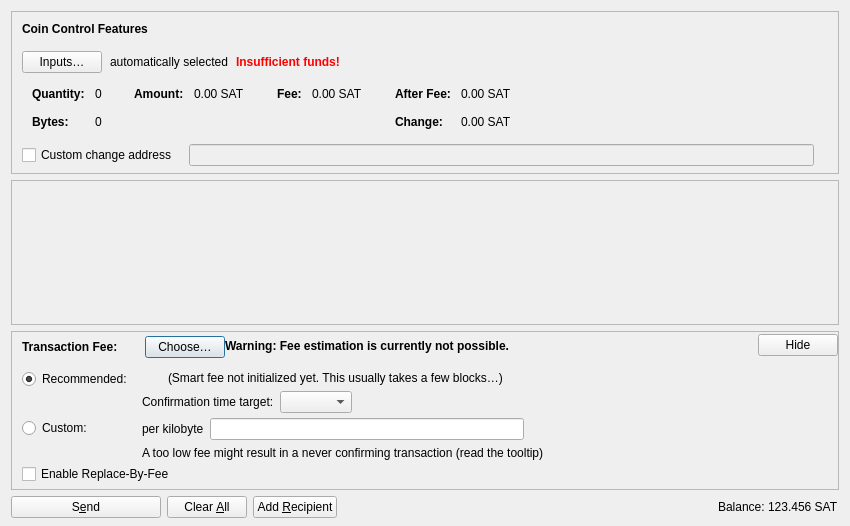
<?xml version="1.0" encoding="UTF-8"?>
<ui version="4.0">
 <class>SendCoinsDialog</class>
 <widget class="QDialog" name="SendCoinsDialog">
  <property name="geometry">
   <rect>
    <x>0</x>
    <y>0</y>
    <width>850</width>
    <height>526</height>
   </rect>
  </property>
  <property name="windowTitle">
   <string>Send Coins</string>
  </property>
  <layout class="QVBoxLayout" name="verticalLayout" stretch="0,1,0,0">
   <property name="bottomMargin">
    <number>8</number>
   </property>
   <item>
    <widget class="QFrame" name="frameCoinControl">
     <property name="sizePolicy">
      <sizepolicy hsizetype="Expanding" vsizetype="Expanding">
       <horstretch>0</horstretch>
       <verstretch>0</verstretch>
      </sizepolicy>
     </property>
     <property name="maximumSize">
      <size>
       <width>16777215</width>
       <height>16777215</height>
      </size>
     </property>
     <property name="frameShape">
      <enum>QFrame::StyledPanel</enum>
     </property>
     <property name="frameShadow">
      <enum>QFrame::Sunken</enum>
     </property>
     <layout class="QVBoxLayout" name="verticalLayoutCoinControl2">
      <property name="spacing">
       <number>0</number>
      </property>
      <property name="leftMargin">
       <number>0</number>
      </property>
      <property name="topMargin">
       <number>0</number>
      </property>
      <property name="rightMargin">
       <number>0</number>
      </property>
      <property name="bottomMargin">
       <number>6</number>
      </property>
      <item>
       <layout class="QVBoxLayout" name="verticalLayoutCoinControl" stretch="0,0,0,0,1">
        <property name="spacing">
         <number>0</number>
        </property>
        <property name="leftMargin">
         <number>10</number>
        </property>
        <property name="topMargin">
         <number>10</number>
        </property>
        <item>
         <layout class="QHBoxLayout" name="horizontalLayoutCoinControl1">
          <property name="bottomMargin">
           <number>15</number>
          </property>
          <item>
           <widget class="QLabel" name="labelCoinControlFeatures">
            <property name="sizePolicy">
             <sizepolicy hsizetype="Preferred" vsizetype="Maximum">
              <horstretch>0</horstretch>
              <verstretch>0</verstretch>
             </sizepolicy>
            </property>
            <property name="font">
             <font>
              <weight>75</weight>
              <bold>true</bold>
             </font>
            </property>
            <property name="styleSheet">
             <string notr="true">font-weight:bold;</string>
            </property>
            <property name="text">
             <string>Coin Control Features</string>
            </property>
           </widget>
          </item>
         </layout>
        </item>
        <item>
         <layout class="QHBoxLayout" name="horizontalLayoutCoinControl2" stretch="0,0,0,0">
          <property name="spacing">
           <number>8</number>
          </property>
          <property name="bottomMargin">
           <number>10</number>
          </property>
          <item>
           <widget class="QPushButton" name="pushButtonCoinControl">
            <property name="styleSheet">
             <string notr="true"/>
            </property>
            <property name="text">
             <string>Inputs…</string>
            </property>
            <property name="autoDefault">
             <bool>false</bool>
            </property>
           </widget>
          </item>
          <item>
           <widget class="QLabel" name="labelCoinControlAutomaticallySelected">
            <property name="text">
             <string>automatically selected</string>
            </property>
            <property name="margin">
             <number>5</number>
            </property>
           </widget>
          </item>
          <item>
           <widget class="QLabel" name="labelCoinControlInsuffFunds">
            <property name="font">
             <font>
              <weight>75</weight>
              <bold>true</bold>
             </font>
            </property>
            <property name="styleSheet">
             <string notr="true">color:red;font-weight:bold;</string>
            </property>
            <property name="text">
             <string>Insufficient funds!</string>
            </property>
            <property name="margin">
             <number>5</number>
            </property>
           </widget>
          </item>
          <item>
           <spacer name="horizontalSpacerCoinControl">
            <property name="orientation">
             <enum>Qt::Horizontal</enum>
            </property>
            <property name="sizeHint" stdset="0">
             <size>
              <width>40</width>
              <height>1</height>
             </size>
            </property>
           </spacer>
          </item>
         </layout>
        </item>
        <item>
         <widget class="QWidget" name="widgetCoinControl" native="true">
          <property name="sizePolicy">
           <sizepolicy hsizetype="Preferred" vsizetype="Preferred">
            <horstretch>0</horstretch>
            <verstretch>0</verstretch>
           </sizepolicy>
          </property>
          <property name="minimumSize">
           <size>
            <width>0</width>
            <height>0</height>
           </size>
          </property>
          <property name="styleSheet">
           <string notr="true"/>
          </property>
          <layout class="QHBoxLayout" name="horizontalLayoutCoinControl5">
           <property name="leftMargin">
            <number>0</number>
           </property>
           <property name="topMargin">
            <number>0</number>
           </property>
           <property name="rightMargin">
            <number>0</number>
           </property>
           <property name="bottomMargin">
            <number>0</number>
           </property>
           <item>
            <layout class="QHBoxLayout" name="horizontalLayoutCoinControl3" stretch="0,0,0,1">
             <property name="spacing">
              <number>20</number>
             </property>
             <property name="topMargin">
              <number>0</number>
             </property>
             <property name="bottomMargin">
              <number>10</number>
             </property>
             <item>
              <layout class="QFormLayout" name="formLayoutCoinControl1">
               <property name="labelAlignment">
                <set>Qt::AlignLeft|Qt::AlignVCenter</set>
               </property>
               <property name="horizontalSpacing">
                <number>10</number>
               </property>
               <property name="verticalSpacing">
                <number>14</number>
               </property>
               <property name="leftMargin">
                <number>10</number>
               </property>
               <property name="topMargin">
                <number>4</number>
               </property>
               <property name="rightMargin">
                <number>6</number>
               </property>
               <item row="0" column="0">
                <widget class="QLabel" name="labelCoinControlQuantityText">
                 <property name="font">
                  <font>
                   <weight>75</weight>
                   <bold>true</bold>
                  </font>
                 </property>
                 <property name="text">
                  <string>Quantity:</string>
                 </property>
                 <property name="margin">
                  <number>0</number>
                 </property>
                </widget>
               </item>
               <item row="0" column="1">
                <widget class="QLabel" name="labelCoinControlQuantity">
                 <property name="cursor">
                  <cursorShape>IBeamCursor</cursorShape>
                 </property>
                 <property name="contextMenuPolicy">
                  <enum>Qt::ActionsContextMenu</enum>
                 </property>
                 <property name="text">
                  <string notr="true">0</string>
                 </property>
                 <property name="margin">
                  <number>0</number>
                 </property>
                 <property name="textInteractionFlags">
                  <set>Qt::LinksAccessibleByMouse|Qt::TextSelectableByKeyboard|Qt::TextSelectableByMouse</set>
                 </property>
                </widget>
               </item>
               <item row="1" column="0">
                <widget class="QLabel" name="labelCoinControlBytesText">
                 <property name="font">
                  <font>
                   <weight>75</weight>
                   <bold>true</bold>
                  </font>
                 </property>
                 <property name="text">
                  <string>Bytes:</string>
                 </property>
                </widget>
               </item>
               <item row="1" column="1">
                <widget class="QLabel" name="labelCoinControlBytes">
                 <property name="cursor">
                  <cursorShape>IBeamCursor</cursorShape>
                 </property>
                 <property name="contextMenuPolicy">
                  <enum>Qt::ActionsContextMenu</enum>
                 </property>
                 <property name="text">
                  <string notr="true">0</string>
                 </property>
                 <property name="textInteractionFlags">
                  <set>Qt::LinksAccessibleByMouse|Qt::TextSelectableByKeyboard|Qt::TextSelectableByMouse</set>
                 </property>
                </widget>
               </item>
              </layout>
             </item>
             <item>
              <layout class="QFormLayout" name="formLayoutCoinControl2">
               <property name="horizontalSpacing">
                <number>10</number>
               </property>
               <property name="verticalSpacing">
                <number>14</number>
               </property>
               <property name="leftMargin">
                <number>6</number>
               </property>
               <property name="topMargin">
                <number>4</number>
               </property>
               <property name="rightMargin">
                <number>6</number>
               </property>
               <item row="0" column="0">
                <widget class="QLabel" name="labelCoinControlAmountText">
                 <property name="font">
                  <font>
                   <weight>75</weight>
                   <bold>true</bold>
                  </font>
                 </property>
                 <property name="text">
                  <string>Amount:</string>
                 </property>
                 <property name="margin">
                  <number>0</number>
                 </property>
                </widget>
               </item>
               <item row="0" column="1">
                <widget class="QLabel" name="labelCoinControlAmount">
                 <property name="cursor">
                  <cursorShape>IBeamCursor</cursorShape>
                 </property>
                 <property name="contextMenuPolicy">
                  <enum>Qt::ActionsContextMenu</enum>
                 </property>
                 <property name="text">
                  <string notr="true">0.00 SAT</string>
                 </property>
                 <property name="textInteractionFlags">
                  <set>Qt::LinksAccessibleByMouse|Qt::TextSelectableByKeyboard|Qt::TextSelectableByMouse</set>
                 </property>
                </widget>
               </item>
              </layout>
             </item>
             <item>
              <layout class="QFormLayout" name="formLayoutCoinControl3">
               <property name="horizontalSpacing">
                <number>10</number>
               </property>
               <property name="verticalSpacing">
                <number>14</number>
               </property>
               <property name="leftMargin">
                <number>6</number>
               </property>
               <property name="topMargin">
                <number>4</number>
               </property>
               <property name="rightMargin">
                <number>6</number>
               </property>
               <item row="0" column="0">
                <widget class="QLabel" name="labelCoinControlFeeText">
                 <property name="font">
                  <font>
                   <weight>75</weight>
                   <bold>true</bold>
                  </font>
                 </property>
                 <property name="text">
                  <string>Fee:</string>
                 </property>
                 <property name="margin">
                  <number>0</number>
                 </property>
                </widget>
               </item>
               <item row="0" column="1">
                <widget class="QLabel" name="labelCoinControlFee">
                 <property name="cursor">
                  <cursorShape>IBeamCursor</cursorShape>
                 </property>
                 <property name="contextMenuPolicy">
                  <enum>Qt::ActionsContextMenu</enum>
                 </property>
                 <property name="text">
                  <string notr="true">0.00 SAT</string>
                 </property>
                 <property name="textInteractionFlags">
                  <set>Qt::LinksAccessibleByMouse|Qt::TextSelectableByKeyboard|Qt::TextSelectableByMouse</set>
                 </property>
                </widget>
               </item>
              </layout>
             </item>
             <item>
              <layout class="QFormLayout" name="formLayoutCoinControl4">
               <property name="labelAlignment">
                <set>Qt::AlignLeft|Qt::AlignVCenter</set>
               </property>
               <property name="horizontalSpacing">
                <number>10</number>
               </property>
               <property name="verticalSpacing">
                <number>14</number>
               </property>
               <property name="leftMargin">
                <number>6</number>
               </property>
               <property name="topMargin">
                <number>4</number>
               </property>
               <property name="rightMargin">
                <number>6</number>
               </property>
               <item row="0" column="0">
                <widget class="QLabel" name="labelCoinControlAfterFeeText">
                 <property name="font">
                  <font>
                   <weight>75</weight>
                   <bold>true</bold>
                  </font>
                 </property>
                 <property name="text">
                  <string>After Fee:</string>
                 </property>
                 <property name="margin">
                  <number>0</number>
                 </property>
                </widget>
               </item>
               <item row="0" column="1">
                <widget class="QLabel" name="labelCoinControlAfterFee">
                 <property name="cursor">
                  <cursorShape>IBeamCursor</cursorShape>
                 </property>
                 <property name="contextMenuPolicy">
                  <enum>Qt::ActionsContextMenu</enum>
                 </property>
                 <property name="text">
                  <string notr="true">0.00 SAT</string>
                 </property>
                 <property name="textInteractionFlags">
                  <set>Qt::LinksAccessibleByMouse|Qt::TextSelectableByKeyboard|Qt::TextSelectableByMouse</set>
                 </property>
                </widget>
               </item>
               <item row="1" column="0">
                <widget class="QLabel" name="labelCoinControlChangeText">
                 <property name="font">
                  <font>
                   <weight>75</weight>
                   <bold>true</bold>
                  </font>
                 </property>
                 <property name="text">
                  <string>Change:</string>
                 </property>
                </widget>
               </item>
               <item row="1" column="1">
                <widget class="QLabel" name="labelCoinControlChange">
                 <property name="cursor">
                  <cursorShape>IBeamCursor</cursorShape>
                 </property>
                 <property name="contextMenuPolicy">
                  <enum>Qt::ActionsContextMenu</enum>
                 </property>
                 <property name="text">
                  <string notr="true">0.00 SAT</string>
                 </property>
                 <property name="textInteractionFlags">
                  <set>Qt::LinksAccessibleByMouse|Qt::TextSelectableByKeyboard|Qt::TextSelectableByMouse</set>
                 </property>
                </widget>
               </item>
              </layout>
             </item>
            </layout>
           </item>
          </layout>
         </widget>
        </item>
        <item>
         <layout class="QHBoxLayout" name="horizontalLayoutCoinControl4" stretch="0,0,0">
          <property name="spacing">
           <number>12</number>
          </property>
          <property name="sizeConstraint">
           <enum>QLayout::SetDefaultConstraint</enum>
          </property>
          <property name="topMargin">
           <number>5</number>
          </property>
          <property name="rightMargin">
           <number>5</number>
          </property>
          <item>
           <widget class="QCheckBox" name="checkBoxCoinControlChange">
            <property name="toolTip">
             <string>If this is activated, but the change address is empty or invalid, change will be sent to a newly generated address.</string>
            </property>
            <property name="text">
             <string>Custom change address</string>
            </property>
           </widget>
          </item>
          <item>
           <widget class="QValidatedLineEdit" name="lineEditCoinControlChange">
            <property name="enabled">
             <bool>false</bool>
            </property>
            <property name="sizePolicy">
             <sizepolicy hsizetype="Expanding" vsizetype="Fixed">
              <horstretch>0</horstretch>
              <verstretch>0</verstretch>
             </sizepolicy>
            </property>
           </widget>
          </item>
          <item>
           <widget class="QLabel" name="labelCoinControlChangeLabel">
            <property name="sizePolicy">
             <sizepolicy hsizetype="Preferred" vsizetype="Expanding">
              <horstretch>0</horstretch>
              <verstretch>0</verstretch>
             </sizepolicy>
            </property>
            <property name="minimumSize">
             <size>
              <width>0</width>
              <height>0</height>
             </size>
            </property>
            <property name="text">
             <string/>
            </property>
            <property name="margin">
             <number>3</number>
            </property>
           </widget>
          </item>
         </layout>
        </item>
        <item>
         <spacer name="verticalSpacerCoinControl">
          <property name="orientation">
           <enum>Qt::Vertical</enum>
          </property>
          <property name="sizeHint" stdset="0">
           <size>
            <width>800</width>
            <height>1</height>
           </size>
          </property>
         </spacer>
        </item>
       </layout>
      </item>
     </layout>
    </widget>
   </item>
   <item>
    <widget class="QScrollArea" name="scrollArea">
     <property name="widgetResizable">
      <bool>true</bool>
     </property>
     <widget class="QWidget" name="scrollAreaWidgetContents">
      <property name="geometry">
       <rect>
        <x>0</x>
        <y>0</y>
        <width>830</width>
        <height>104</height>
       </rect>
      </property>
      <layout class="QVBoxLayout" name="verticalLayout_2" stretch="0,1">
       <property name="leftMargin">
        <number>0</number>
       </property>
       <property name="topMargin">
        <number>0</number>
       </property>
       <property name="rightMargin">
        <number>0</number>
       </property>
       <property name="bottomMargin">
        <number>0</number>
       </property>
       <item>
        <layout class="QVBoxLayout" name="entries">
         <property name="spacing">
          <number>6</number>
         </property>
        </layout>
       </item>
       <item>
        <spacer name="verticalSpacer">
         <property name="orientation">
          <enum>Qt::Vertical</enum>
         </property>
         <property name="sizeHint" stdset="0">
          <size>
           <width>20</width>
           <height>40</height>
          </size>
         </property>
        </spacer>
       </item>
      </layout>
     </widget>
    </widget>
   </item>
   <item>
    <widget class="QFrame" name="frameFee">
     <property name="sizePolicy">
      <sizepolicy hsizetype="Expanding" vsizetype="Expanding">
       <horstretch>0</horstretch>
       <verstretch>0</verstretch>
      </sizepolicy>
     </property>
     <property name="maximumSize">
      <size>
       <width>16777215</width>
       <height>16777215</height>
      </size>
     </property>
     <property name="frameShape">
      <enum>QFrame::StyledPanel</enum>
     </property>
     <property name="frameShadow">
      <enum>QFrame::Sunken</enum>
     </property>
     <layout class="QVBoxLayout" name="verticalLayoutFee1">
      <property name="spacing">
       <number>0</number>
      </property>
      <property name="leftMargin">
       <number>0</number>
      </property>
      <property name="topMargin">
       <number>0</number>
      </property>
      <property name="rightMargin">
       <number>0</number>
      </property>
      <property name="bottomMargin">
       <number>0</number>
      </property>
      <item>
       <layout class="QVBoxLayout" name="verticalLayoutFee2" stretch="0,0,0">
        <property name="spacing">
         <number>0</number>
        </property>
        <property name="leftMargin">
         <number>10</number>
        </property>
        <property name="topMargin">
         <number>0</number>
        </property>
        <item>
         <layout class="QHBoxLayout" name="horizontalLayoutFee1">
          <property name="bottomMargin">
           <number>0</number>
          </property>
          <item>
           <layout class="QVBoxLayout" name="verticalLayoutFee7">
            <property name="spacing">
             <number>0</number>
            </property>
            <item>
             <spacer name="verticalSpacerSmartFee">
              <property name="orientation">
               <enum>Qt::Vertical</enum>
              </property>
              <property name="sizeType">
               <enum>QSizePolicy::Fixed</enum>
              </property>
              <property name="sizeHint" stdset="0">
               <size>
                <width>1</width>
                <height>4</height>
               </size>
              </property>
             </spacer>
            </item>
            <item>
             <layout class="QHBoxLayout" name="horizontalLayoutSmartFee">
              <property name="spacing">
               <number>10</number>
              </property>
              <item>
               <widget class="QLabel" name="labelFeeHeadline">
                <property name="sizePolicy">
                 <sizepolicy hsizetype="Preferred" vsizetype="Maximum">
                  <horstretch>0</horstretch>
                  <verstretch>0</verstretch>
                 </sizepolicy>
                </property>
                <property name="font">
                 <font>
                  <weight>75</weight>
                  <bold>true</bold>
                 </font>
                </property>
                <property name="styleSheet">
                 <string notr="true">font-weight:bold;</string>
                </property>
                <property name="text">
                 <string>Transaction Fee:</string>
                </property>
               </widget>
              </item>
              <item>
               <widget class="QLabel" name="labelFeeMinimized">
                <property name="text">
                 <string/>
                </property>
               </widget>
              </item>
              <item>
               <widget class="QPushButton" name="buttonChooseFee">
                <property name="text">
                 <string>Choose…</string>
                </property>
               </widget>
              </item>
             </layout>
            </item>
            <item>
             <spacer name="verticalSpacer_5">
              <property name="orientation">
               <enum>Qt::Vertical</enum>
              </property>
              <property name="sizeHint" stdset="0">
               <size>
                <width>1</width>
                <height>1</height>
               </size>
              </property>
             </spacer>
            </item>
           </layout>
          </item>
          <item>
           <widget class="QLabel" name="fallbackFeeWarningLabel">
            <property name="toolTip">
             <string>Using the fallbackfee can result in sending a transaction that will take several hours or days (or never) to confirm. Consider choosing your fee manually or wait until you have validated the complete chain.</string>
            </property>
            <property name="font">
            <font>
                <weight>75</weight>
                <bold>true</bold>
            </font>
            </property>
            <property name="text">
             <string>Warning: Fee estimation is currently not possible.</string>
            </property>
            <property name="wordWrap">
             <bool>false</bool>
            </property>
           </widget>
          </item>
          <item>
           <spacer name="horizontalSpacer_4">
            <property name="orientation">
             <enum>Qt::Horizontal</enum>
            </property>
            <property name="sizeType">
             <enum>QSizePolicy::MinimumExpanding</enum>
            </property>
            <property name="sizeHint" stdset="0">
             <size>
              <width>40</width>
              <height>20</height>
             </size>
            </property>
           </spacer>
          </item>
          <item>
           <widget class="QPushButton" name="buttonMinimizeFee">
            <property name="toolTip">
             <string>Hide transaction fee settings</string>
            </property>
            <property name="text">
             <string>Hide</string>
            </property>
           </widget>
          </item>
         </layout>
        </item>
        <item>
         <widget class="QFrame" name="frameFeeSelection">
          <layout class="QVBoxLayout" name="verticalLayoutFee12">
           <property name="spacing">
            <number>0</number>
           </property>
           <property name="leftMargin">
            <number>0</number>
           </property>
           <property name="topMargin">
            <number>0</number>
           </property>
           <property name="rightMargin">
            <number>0</number>
           </property>
           <property name="bottomMargin">
            <number>0</number>
           </property>
           <item>
            <layout class="QGridLayout" name="gridLayoutFee">
             <property name="topMargin">
              <number>10</number>
             </property>
             <property name="bottomMargin">
              <number>4</number>
             </property>
             <property name="horizontalSpacing">
              <number>10</number>
             </property>
             <property name="verticalSpacing">
              <number>4</number>
             </property>
             <item row="1" column="1">
              <layout class="QVBoxLayout" name="verticalLayoutFee8">
               <property name="spacing">
                <number>6</number>
               </property>
               <item>
                <layout class="QHBoxLayout" name="horizontalLayoutFee13">
                 <item>
                  <widget class="QLabel" name="labelCustomPerKilobyte">
                   <property name="toolTip">
                    <string>Specify a custom fee per kB (1,000 bytes) of the transaction's virtual size.

Note:  Since the fee is calculated on a per-byte basis, a fee rate of "100 satoshis per kvB" for a transaction size of 500 virtual bytes (half of 1 kvB) would ultimately yield a fee of only 50 satoshis.</string>
                   </property>
                   <property name="text">
                    <string>per kilobyte</string>
                   </property>
                  </widget>
                 </item>
                 <item>
                  <widget class="SaturnAmountField" name="customFee"/>
                 </item>
                 <item>
                  <spacer name="horizontalSpacer_6">
                   <property name="orientation">
                    <enum>Qt::Horizontal</enum>
                   </property>
                   <property name="sizeHint" stdset="0">
                    <size>
                     <width>1</width>
                     <height>1</height>
                    </size>
                   </property>
                  </spacer>
                 </item>
                </layout>
               </item>
               <item>
                <layout class="QHBoxLayout" name="horizontalLayoutFee8">
                 <item>
                  <widget class="QLabel" name="labelCustomFeeWarning">
                   <property name="enabled">
                    <bool>true</bool>
                   </property>
                   <property name="toolTip">
                    <string>When there is less transaction volume than space in the blocks, miners as well as relaying nodes may enforce a minimum fee. Paying only this minimum fee is just fine, but be aware that this can result in a never confirming transaction once there is more demand for saturn transactions than the network can process.</string>
                   </property>
                   <property name="text">
                    <string>A too low fee might result in a never confirming transaction (read the tooltip)</string>
                   </property>
                  </widget>
                 </item>
                 <item>
                  <spacer name="horizontalSpacer_2">
                   <property name="orientation">
                    <enum>Qt::Horizontal</enum>
                   </property>
                   <property name="sizeHint" stdset="0">
                    <size>
                     <width>1</width>
                     <height>1</height>
                    </size>
                   </property>
                  </spacer>
                 </item>
                </layout>
               </item>
              </layout>
             </item>
             <item row="0" column="0">
              <layout class="QVBoxLayout" name="verticalLayoutFee4" stretch="0,1">
               <item>
                <widget class="QRadioButton" name="radioSmartFee">
                 <property name="text">
                  <string>Recommended:</string>
                 </property>
                 <property name="checked">
                  <bool>true</bool>
                 </property>
                 <attribute name="buttonGroup">
                  <string notr="true">groupFee</string>
                 </attribute>
                </widget>
               </item>
               <item>
                <spacer name="verticalSpacer_2">
                 <property name="orientation">
                  <enum>Qt::Vertical</enum>
                 </property>
                 <property name="sizeHint" stdset="0">
                  <size>
                   <width>1</width>
                   <height>1</height>
                  </size>
                 </property>
                </spacer>
               </item>
              </layout>
             </item>
             <item row="1" column="0">
              <layout class="QVBoxLayout" name="verticalLayoutFee9" stretch="0,1">
               <item>
                <widget class="QRadioButton" name="radioCustomFee">
                 <property name="text">
                  <string>Custom:</string>
                 </property>
                 <attribute name="buttonGroup">
                  <string notr="true">groupFee</string>
                 </attribute>
                </widget>
               </item>
               <item>
                <spacer name="verticalSpacer_6">
                 <property name="orientation">
                  <enum>Qt::Vertical</enum>
                 </property>
                 <property name="sizeHint" stdset="0">
                  <size>
                   <width>1</width>
                   <height>1</height>
                  </size>
                 </property>
                </spacer>
               </item>
              </layout>
             </item>
             <item row="0" column="1">
              <layout class="QVBoxLayout" name="verticalLayoutFee3" stretch="0,0,1">
               <property name="spacing">
                <number>6</number>
               </property>
               <property name="topMargin">
                <number>2</number>
               </property>
               <item>
                <layout class="QHBoxLayout" name="horizontalLayoutFee12">
                 <item>
                  <widget class="QLabel" name="labelSmartFee">
                   <property name="text">
                    <string/>
                   </property>
                  </widget>
                 </item>
                 <item>
                  <widget class="QLabel" name="labelFeeEstimation">
                   <property name="text">
                    <string/>
                   </property>
                  </widget>
                 </item>
                 <item>
                  <widget class="QLabel" name="labelSmartFee2">
                   <property name="text">
                    <string>(Smart fee not initialized yet. This usually takes a few blocks…)</string>
                   </property>
                  </widget>
                 </item>
                 <item>
                  <spacer name="horizontalSpacer_5">
                   <property name="orientation">
                    <enum>Qt::Horizontal</enum>
                   </property>
                   <property name="sizeHint" stdset="0">
                    <size>
                     <width>1</width>
                     <height>1</height>
                    </size>
                   </property>
                  </spacer>
                 </item>
                </layout>
               </item>
               <item>
                <layout class="QHBoxLayout" name="horizontalLayoutFee9">
                 <item>
                  <layout class="QVBoxLayout" name="verticalLayoutFee6">
                   <item>
                    <widget class="QLabel" name="labelSmartFee3">
                     <property name="text">
                      <string>Confirmation time target:</string>
                     </property>
                    </widget>
                   </item>
                  </layout>
                 </item>
                 <item>
                  <layout class="QVBoxLayout" name="verticalLayoutFee5">
                   <property name="rightMargin">
                    <number>30</number>
                   </property>
                   <item>
                    <layout class="QHBoxLayout" name="horizontalLayoutConfTarget">
                     <property name="bottomMargin">
                      <number>0</number>
                     </property>
                     <item>
                      <widget class="QComboBox" name="confTargetSelector"/>
                     </item>
                     <item>
                      <spacer name="horizontalSpacerConfTarget">
                       <property name="orientation">
                        <enum>Qt::Horizontal</enum>
                       </property>
                       <property name="sizeHint" stdset="0">
                        <size>
                         <width>40</width>
                         <height>20</height>
                        </size>
                       </property>
                      </spacer>
                     </item>
                    </layout>
                   </item>
                  </layout>
                 </item>
                </layout>
               </item>
               <item>
                <spacer name="verticalSpacer_4">
                 <property name="orientation">
                  <enum>Qt::Vertical</enum>
                 </property>
                 <property name="sizeHint" stdset="0">
                  <size>
                   <width>1</width>
                   <height>1</height>
                  </size>
                 </property>
                </spacer>
               </item>
              </layout>
             </item>
            </layout>
           </item>
           <item>
            <widget class="QCheckBox" name="optInRBF">
             <property name="text">
              <string>Enable Replace-By-Fee</string>
             </property>
             <property name="toolTip">
              <string>With Replace-By-Fee (BIP-125) you can increase a transaction's fee after it is sent. Without this, a higher fee may be recommended to compensate for increased transaction delay risk.</string>
             </property>
            </widget>
           </item>
          </layout>
         </widget>
        </item>
        <item>
         <spacer name="verticalSpacerFee">
          <property name="orientation">
           <enum>Qt::Vertical</enum>
          </property>
          <property name="sizeHint" stdset="0">
           <size>
            <width>40</width>
            <height>5</height>
           </size>
          </property>
         </spacer>
        </item>
       </layout>
      </item>
     </layout>
    </widget>
   </item>
   <item>
    <layout class="QHBoxLayout" name="horizontalLayout">
     <item>
      <widget class="QPushButton" name="sendButton">
       <property name="minimumSize">
        <size>
         <width>150</width>
         <height>0</height>
        </size>
       </property>
       <property name="toolTip">
        <string>Confirm the send action</string>
       </property>
       <property name="text">
        <string>S&amp;end</string>
       </property>
       <property name="icon">
        <iconset resource="../saturn.qrc">
         <normaloff>:/icons/send</normaloff>:/icons/send</iconset>
       </property>
       <property name="autoDefault">
        <bool>false</bool>
       </property>
       <property name="default">
        <bool>false</bool>
       </property>
      </widget>
     </item>
     <item>
      <widget class="QPushButton" name="clearButton">
       <property name="sizePolicy">
        <sizepolicy hsizetype="Minimum" vsizetype="Fixed">
         <horstretch>0</horstretch>
         <verstretch>0</verstretch>
        </sizepolicy>
       </property>
       <property name="toolTip">
        <string>Clear all fields of the form.</string>
       </property>
       <property name="text">
        <string>Clear &amp;All</string>
       </property>
       <property name="icon">
        <iconset resource="../saturn.qrc">
         <normaloff>:/icons/remove</normaloff>:/icons/remove</iconset>
       </property>
       <property name="autoDefault">
        <bool>false</bool>
       </property>
      </widget>
     </item>
     <item>
      <widget class="QPushButton" name="addButton">
       <property name="toolTip">
        <string>Send to multiple recipients at once</string>
       </property>
       <property name="text">
        <string>Add &amp;Recipient</string>
       </property>
       <property name="icon">
        <iconset resource="../saturn.qrc">
         <normaloff>:/icons/add</normaloff>:/icons/add</iconset>
       </property>
       <property name="autoDefault">
        <bool>false</bool>
       </property>
      </widget>
     </item>
     <item>
      <spacer name="horizontalSpacer">
       <property name="orientation">
        <enum>Qt::Horizontal</enum>
       </property>
       <property name="sizeHint" stdset="0">
        <size>
         <width>40</width>
         <height>20</height>
        </size>
       </property>
      </spacer>
     </item>
     <item>
      <layout class="QHBoxLayout" name="horizontalLayout_2">
       <property name="spacing">
        <number>3</number>
       </property>
       <item>
        <widget class="QLabel" name="labelBalanceName">
         <property name="sizePolicy">
          <sizepolicy hsizetype="Preferred" vsizetype="Fixed">
           <horstretch>0</horstretch>
           <verstretch>0</verstretch>
          </sizepolicy>
         </property>
         <property name="text">
          <string>Balance:</string>
         </property>
        </widget>
       </item>
       <item>
        <widget class="QLabel" name="labelBalance">
         <property name="sizePolicy">
          <sizepolicy hsizetype="Preferred" vsizetype="Fixed">
           <horstretch>0</horstretch>
           <verstretch>0</verstretch>
          </sizepolicy>
         </property>
         <property name="cursor">
          <cursorShape>IBeamCursor</cursorShape>
         </property>
         <property name="text">
          <string notr="true">123.456 SAT</string>
         </property>
         <property name="textInteractionFlags">
          <set>Qt::LinksAccessibleByMouse|Qt::TextSelectableByKeyboard|Qt::TextSelectableByMouse</set>
         </property>
        </widget>
       </item>
      </layout>
     </item>
    </layout>
   </item>
  </layout>
 </widget>
 <customwidgets>
  <customwidget>
   <class>QValidatedLineEdit</class>
   <extends>QLineEdit</extends>
   <header>qt/qvalidatedlineedit.h</header>
  </customwidget>
  <customwidget>
   <class>SaturnAmountField</class>
   <extends>QLineEdit</extends>
   <header>qt/saturnamountfield.h</header>
   <container>1</container>
  </customwidget>
 </customwidgets>
 <resources>
  <include location="../saturn.qrc"/>
 </resources>
 <connections/>
 <buttongroups>
  <buttongroup name="groupFee"/>
 </buttongroups>
</ui>
